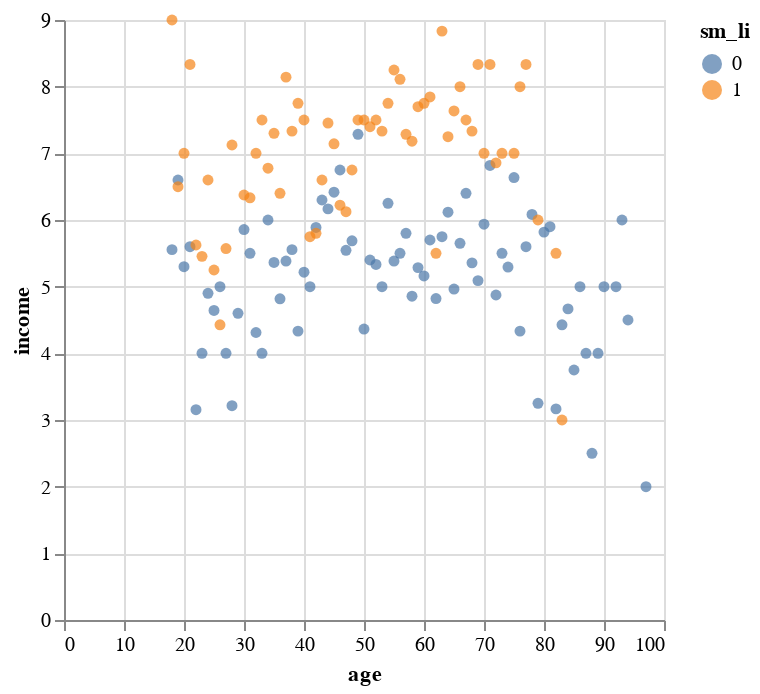

Write notebook code for a chart like this one.
### Markdown cell above
#### Q3:
---

### Code cell
ss = pd.DataFrame({
    "sm_li":clean_sm(s['web1h']),
    "income":np.where(s['income'] > 9, np.nan, s['income']),
    "education":np.where(s['educ2'] > 8,np.nan,s['educ2']),
    "parent":np.where(s['par'] == 1, 1, 0),
    "married":np.where(s['marital'] == 1, 1, 0),
    "female":np.where(s['gender'] == 2, 1, 0),
    "age":np.where(s['age'] > 98, np.nan, s['age'])
})

ss = ss.dropna()

alt.Chart(ss.groupby(["age", "sm_li"], as_index=False)["income"].mean()).\
mark_circle().\
encode(x="age",
      y="income",
      color="sm_li:N")

### Figure 1 — Vega-Lite specification as saved in the notebook (floating-point values rounded to 4 significant figures; data arrays with more than 128 entries replaced by an {"elided": "..."} marker saying what was removed)
{"config": {"view": {"continuousWidth": 300, "continuousHeight": 300}}, "data": {"name": "data-671212541edd6d29b85bf76b6865ba24"}, "mark": {"type": "circle"}, "encoding": {"color": {"field": "sm_li", "type": "nominal"}, "x": {"field": "age", "type": "quantitative"}, "y": {"field": "income", "type": "quantitative"}}, "$schema": "https://vega.github.io/schema/vega-lite/v5.16.3.json", "datasets": {"data-671212541edd6d29b85bf76b6865ba24": {"elided": "138 records"}}}
